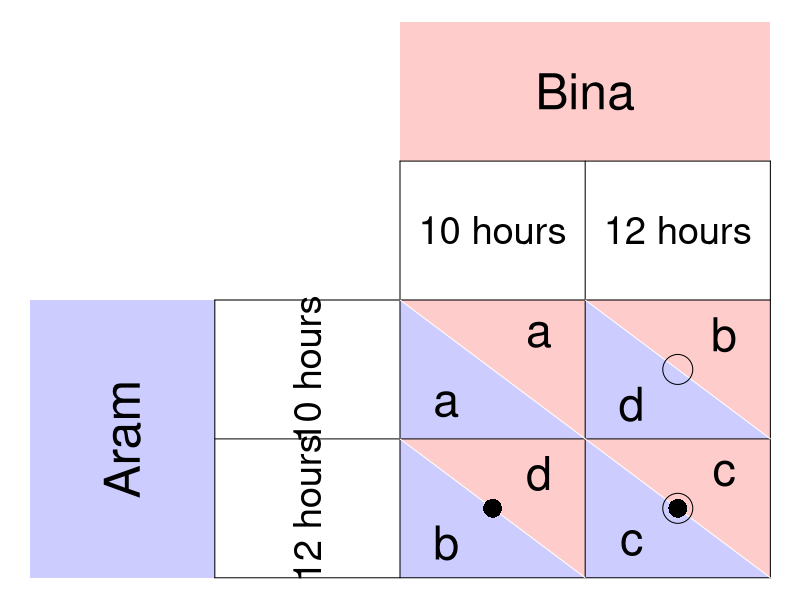

This chart was generated by the following R code:
require(ggplot2)
require(shape)
pdf(file = "coordination_failures/matrix_fishermen_abcd.pdf", width = 8, height = 8)

par(mar =  c(0, 0, 0, 0))
xlims <- c(0, 8)
ylims <- c(0, 8)

#TextSizes
PlayerSize <- 3
StratSize <- 2.3
PayoffSize <- 2.8

p1fadelevel <- 0.2
p2fadelevel <- 0.2

#Payoffs are listed as c("NW", "SW", "NE", "SE")

#Considerations for Player 1
P1Name <- c("Aram")
P1Strat <- c("10 hours", "12 hours")
P1Payoffs <- c("a", "b", "d", "c")
P1BR1 <- c("SW") #Must be NW or SW - the BR prints accordingly. 
P1BR2 <- c("SE") #Must be NE or SE - the BR prints accordingly. 
P1bestsize <- 2.5 #Adjusts size of point indicating best response of P1
#NW = (5, 3); SW = (5,1); NE = (7, 3); SE = (7, 1)

#Considerations for Player 2
P2Name <- c("Bina")
P2Strat <- c("10 hours", "12 hours")
P2Payoffs <- c("a", "d", "b", "c")
P2BR1 <- c("NE") #Must be NW or SW - the BR prints accordingly. 
P2BR2 <- c("SE") #Must be NE or SE - the BR prints accordingly. 
P2bestsize <- 4 #Adjusts size of circle indicating best response of P1

plot(0, 0, xlim = xlims, ylim = ylims, type = "n",
     xlab = expression(""),
     ylab = expression(""),
     xaxt = "n", 
     yaxt = "n", 
     cex.lab = 2, 
     bty = "n")



#Color and label for Player 1 and their strategies
polygon(c(0,0,2,2,0), c(0,4,4,0,0), col=rgb(0, 0, 1, p1fadelevel), density=NULL, border = NA)
text(1, 2, P1Name[1], srt = 90, cex = PlayerSize)

text(3, 3, P1Strat[1], cex = StratSize, srt = 90)
text(3, 1, P1Strat[2], cex = StratSize, srt = 90)


#Color and label for Player 2
polygon(c(4,4,8,8,4), c(8,6,6,8,8), col=rgb(1, 0, 0, p2fadelevel), density=NULL, border = NA)
text(6, 7, P2Name[1], cex = PlayerSize)

text(5, 5, P2Strat[1], cex = StratSize)
text(7, 5, P2Strat[2], cex = StratSize)

#NorthWest cell 
#P1
polygon(c(4,4,6,4), c(4,2,2,4), col=rgb(0, 0, 1, p1fadelevel), density=NULL, border = NA)
#P2
polygon(c(4,6,6,4), c(4,4,2,4), col=rgb(1, 0, 0, p2fadelevel), density=NULL, border = NA)

#P1
text(4.5, 2.5, P1Payoffs[1], cex = PayoffSize)
#P2
text(5.5, 3.5, P2Payoffs[1], cex = PayoffSize)

#SouthWest cell  
#P1
polygon(c(4,4,6,4), c(2,0,0,2), col=rgb(0, 0, 1, p1fadelevel), density=NULL, border = NA)
#P2
polygon(c(4,6,6,4), c(2,2,0,2), col=rgb(1, 0, 0, p2fadelevel), density=NULL, border = NA)

#P1
text(4.5, 0.5, P1Payoffs[2], cex = PayoffSize)
#P2
text(5.5, 1.5, P2Payoffs[2], cex = PayoffSize)


#NorthEast cell 
#P1
polygon(c(6,6,8,6), c(4,2,2,4), col=rgb(0, 0, 1, p1fadelevel), density=NULL, border = NA)
#P2
polygon(c(6,8,8,6), c(4,4,2,4), col=rgb(1, 0, 0, p2fadelevel), density=NULL, border = NA)
#P1
text(6.5, 2.5, P1Payoffs[3], cex = PayoffSize)
#P2
text(7.5, 3.5, P2Payoffs[3], cex = PayoffSize)

#SouthEast cell 
#P1
polygon(c(6,6,8,6), c(2,0,0,2), col=rgb(0, 0, 1, p1fadelevel), density=NULL, border = NA)
#P2
polygon(c(6,8,8,6), c(2,2,0,2), col=rgb(1, 0, 0, p2fadelevel), density=NULL, border = NA)
#P1
text(6.5, 0.5, P1Payoffs[4], cex = PayoffSize)
#P2
text(7.5, 1.5, P2Payoffs[4], cex = PayoffSize)


#Lines for the Table
segments(8, 0, 8, 6, lty = 1, col = "black")
segments(4, 6, 8, 6, lty = 1, col = "black")
segments(2, 0, 2, 4, lty = 1, col = "black")
segments(2, 0, 8, 0, lty = 1, col = "black")
segments(2, 4, 8, 4, lty = 1, col = "black")
segments(4, 0, 4, 6, lty = 1, col = "black")
segments(2, 2, 8, 2, lty = 1, col = "black")
segments(6, 0, 6, 6, lty = 1, col = "black")

#Diagonals
#NW
segments(4, 4, 6, 2, lty = 1, col = "white")
#NE
segments(6, 4, 8, 2, lty = 1, col = "white")
#SW
segments(4, 2, 6, 0, lty = 1, col = "white")
#Se
segments(6, 2, 8, 0, lty = 1, col = "white")


#Best responses 
#P1 
if (P1BR1[1] == "NW"){
  points(5, 3, pch = 16, col = "black", cex = P1bestsize)
} else{points(5, 1, pch = 16, col = "black", cex = P1bestsize)
}

if (P1BR2[1] == "NE"){
  points(7, 3, pch = 16, col = "black", cex = P1bestsize)
} else{points(7, 1, pch = 16, col = "black", cex = P1bestsize)
}


#P2
if (P2BR1[1] == "NW"){
  points(5, 3, pch = 1, col = "black", cex = P2bestsize)
} else{points(7, 3, pch = 1, col = "black", cex = P2bestsize)
}

if (P2BR2[1] == "SW"){
  points(5, 1, pch = 1, col = "black", cex = P2bestsize)
} else{points(7, 1, pch = 1, col = "black", cex = P2bestsize)
}

#label point for Pareto comparisons
# text(5.25, 2.25, expression(a), cex = LabelSize)
# text(5.25, 0.25, expression(b), cex = LabelSize)
# text(7.25, 2.25, expression(d), cex = LabelSize)
# text(7.25, 0.25, expression(c), cex = LabelSize)

dev.off()
